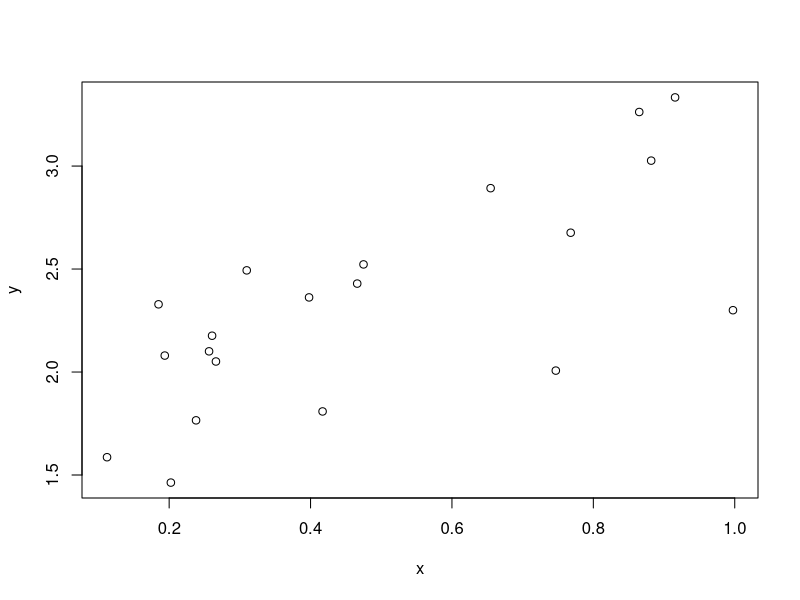
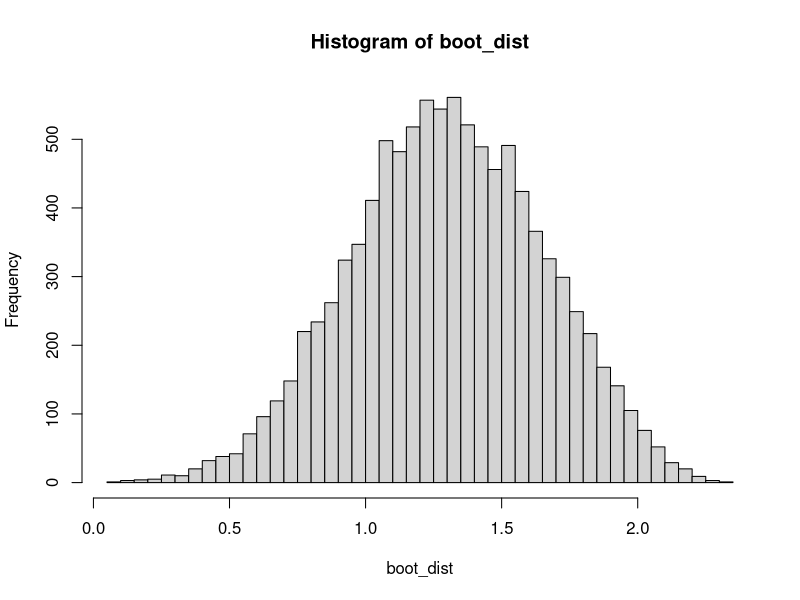
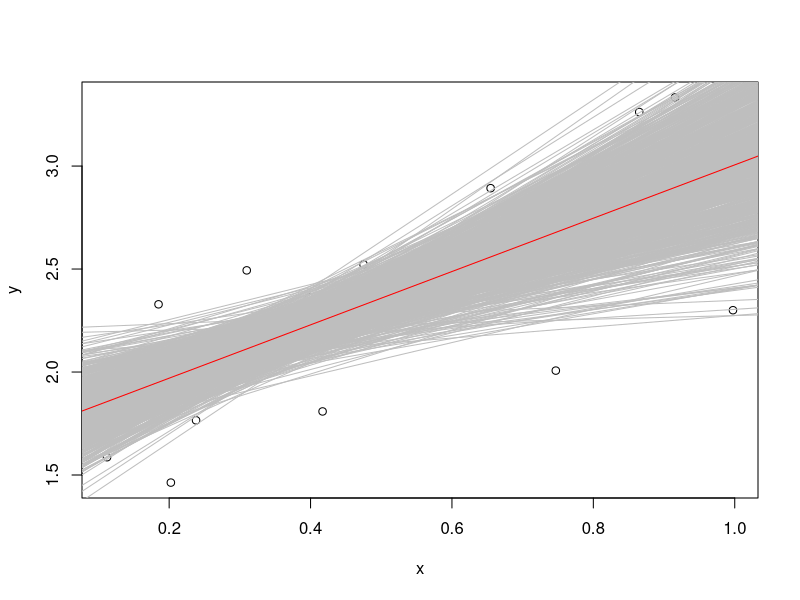

The R script that drew these images, in order:
#Population
n <- 20
x <- runif(n, min = 0, max = 1)
b0 <- 2; b1 <- 1; sigma <- 0.4
epsilon <- rnorm(n, mean = 0, sd = sigma)
y <- b0 + b1*x + epsilon
plot(y~x)

# Sample
model <- lm(y~x)
model

summary(model)
# Confident interval for intercept and slode
confint(model, "x")
confint(model, "(Intercept)", level = 0.95)

# Bootstrap
stat <- function(){
  rand_index <- sample(1:n, n, replace = TRUE)
  rand_model <- lm(y[rand_index]~x[rand_index])
  return (unname(rand_model$coefficients[2]))
}

boot_dist <- replicate(10000, stat())
hist(boot_dist, breaks = 40)
se <- sd(boot_dist)
alpha <- 1 - 0.95
conf_int <- quantile(boot_dist, c(alpha/2, 1-alpha/2)); conf_int

# Plot multiple lines for different random sample
myplot <- function(){
  rand_index <- sample(1:n, n, replace = TRUE)
  rand_model <- lm(y[rand_index]~x[rand_index])
  abline(rand_model, col = 'gray')
}

plot(y~x)
replicate(1000, myplot())
abline(model, col = 'red')

# Predict
x_star <- c(0.4, 0.6)
new_x <- data.frame(x = c(x_star))
predict(model, new_x)
# Confident interval for y_bar at x_star
predict(model, new_x, interval = 'confidence', level = 1 - alpha)
# Prediction interval for y at x_star
predict(model, new_x, interval = 'prediction', level = 1 - alpha)

